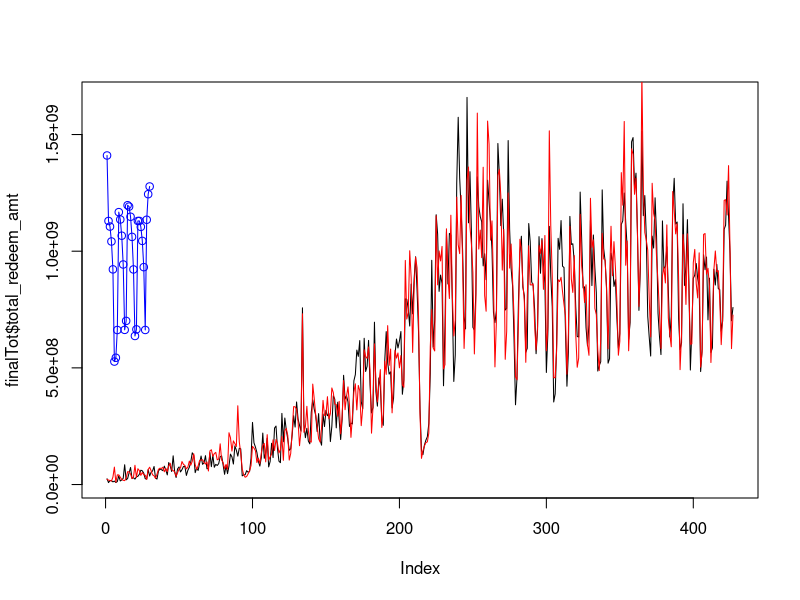
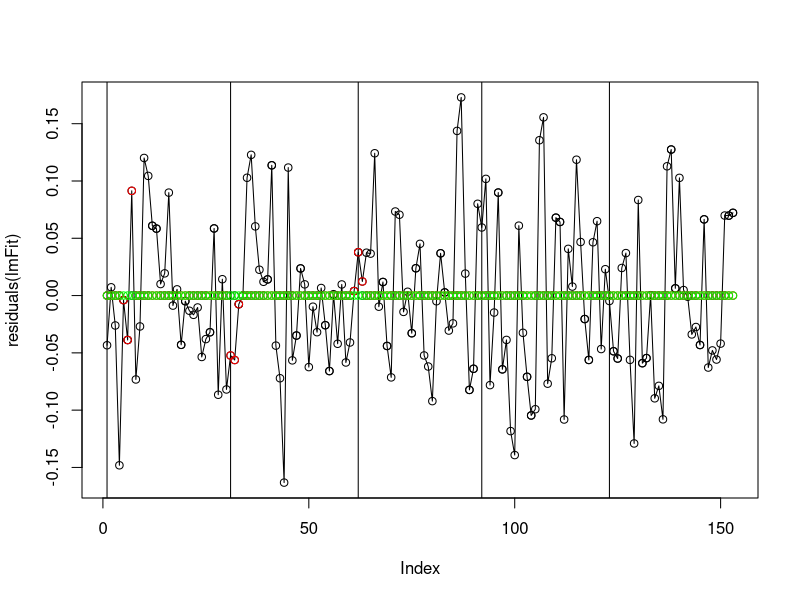

The R source for these figures, in order:
library("forecast")
###############################################
#读取数据

#season2 part2数据
#10w用户
finalTot=read.csv("finalTot.csv",header=FALSE)
for (i in 2:17){
        finalTot[,i]=as.numeric(finalTot[,i])
}
names(finalTot)=c("report_date","tbalance","ybalance","total_purchase_amt"
                  ,"direct_purchase_amt","purchase_bal_amt"
                  ,"purchase_bank_amt","total_redeem_amt","consume_amt","transfer_amt"
                  ,"tftobal_amt","tftocard_amt","share_amt"
                  ,"category1","category2","category3","category4")
finalTot$report_date=as.Date(as.character(finalTot$report_date),format="%Y%m%d")


#season2 part1数据
#10w用户
part1=read.csv("season2part1.csv",header=FALSE)
part1=part1[,-4]
part1[,3]=as.numeric(part1[,3])
names(part1)=c("report_date","total_purchase_amt","total_redeem_amt")

plot(finalTot$total_redeem_amt,type="l")
lines(part1$total_redeem_amt,col="red")




##################################################
#####构建特征
jiaqitemp=c("2013-09-19","2013-09-20","2013-09-21","2013-10-01","2013-10-02","2013-10-03","2013-10-04","2013-10-05",
            "2013-10-06","2013-10-07","2014-01-01","2014-01-31","2014-02-01","2014-02-02","2014-02-03","2014-02-04",
            "2014-02-05","2014-02-06","2014-04-05","2014-04-06","2014-04-07","2014-05-01","2014-05-02","2014-05-03",
            "2014-05-31","2014-06-01","2014-06-02","2014-09-06","2014-09-07","2014-09-08")
jiaqitemp=as.Date(jiaqitemp)

jiaqi=finalTot$report_date %in% jiaqitemp+0
temp=as.Date("20140901",format="%Y%m%d")
sep=temp+0:29
yuceJiaqi=sep %in% jiaqitemp+0
buxiutemp=c("2013-09-22","2013-09-29","2013-10-12","2014-01-26","2014-02-08","2014-05-04","2014-09-28")
buxiutemp=as.Date(buxiutemp)
buxiu=finalTot$report_date %in% buxiutemp+0
#周末
xingqi=format(finalTot$report_date,format="%w")
zhoumo=as.numeric(xingqi%in%c("0","6"))
#月初，每月1号
yuechu=(strftime(finalTot$report_date,format="%d")=="01")+0
#####训练集特征构建
temp=ts(finalTot$total_purchase_amt,frequency=7,start=c(1,1))
#周1到周6dummy，每月1号dummy，补休日dummy
myFeature=data.frame(seasonaldummy(temp),yuechu,buxiu)
#周一到周五的节日dummy
myFeature$jiaqiN=jiaqi*(1-zhoumo)
#周六节日dummy
myFeature$jiaqi6=(1:427 %in% c(279,335))+0
#周日节日dummy
myFeature$jiaqi7=(1:427 %in% c(280,336))+0
#几号
myFeature$jihao=as.numeric(format(finalTot$report_date,format="%d"))
#假期前1天特征
myFeature$qian1=(1:427 %in% c(278,304,334))+0
#假期前2天特征
myFeature$qian2=(1:427 %in% c(277,303,333))+0
#1:427特征
myFeature$t=1:427
###########测试集特征构建
temp=ts(1:30,frequency=7,start=c(1,1))
Pseason=seasonaldummy(temp)
toP=data.frame(Pseason
               ,yuechu=(1:30%in%1)+0
               ,buxiu=(1:30%in%28)+0
               ,jiaqiN=(1:30%in%8)+0
               ,jiaqi6=(1:30%in%6)+0
               ,jiaqi7=(1:30%in%7)+0
               ,jihao=1:30
               ,qian1=(1:30%in%c(5,30))+0
               ,qian2=(1:30%in%c(4,29))+0
               ,t=428:457)

#################模型
library("mgcv")
myFeature$purchase=(part1$total_purchase_amt+finalTot$total_purchase_amt)/2
lmFit=gam(purchase~S1+S2+S3+S4+S5+S6+yuechu+buxiu+jiaqiN+jiaqi6+jiaqi7+s(jihao)+s(t),data=myFeature[275:427,],family=Gamma(link="log"))
lines(exp(predict(lmFit,toP)),type="o",col="blue")

plot(residuals(lmFit),type="o")
temp=(strftime(finalTot$report_date,format="%d")=="01")
temp2=(1:427)[temp]
abline(v=temp2-274)
points((residuals(lmFit)*zhoumo[275:427]),type="p")
points((residuals(lmFit)*jiaqi[275:427]),type="p",col="red")
points((residuals(lmFit)*buxiu[275:427]),type="p",col="green")       

